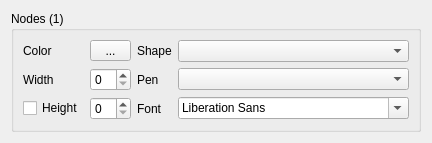
<?xml version="1.0" encoding="UTF-8"?>
<ui version="4.0">
 <class>CNodePropertiesUI</class>
 <widget class="QWidget" name="CNodePropertiesUI">
  <property name="geometry">
   <rect>
    <x>0</x>
    <y>0</y>
    <width>359</width>
    <height>123</height>
   </rect>
  </property>
  <property name="windowTitle">
   <string>Form</string>
  </property>
  <layout class="QVBoxLayout" name="verticalLayout">
   <item>
    <widget class="QGroupBox" name="NodesBox">
     <property name="title">
      <string>Nodes (1)</string>
     </property>
     <layout class="QGridLayout" name="gridLayout">
      <item row="1" column="2">
       <widget class="QLabel" name="label_4">
        <property name="text">
         <string>Pen</string>
        </property>
       </widget>
      </item>
      <item row="1" column="1">
       <widget class="QSpinBox" name="WidthSB">
        <property name="sizePolicy">
         <sizepolicy hsizetype="Minimum" vsizetype="Fixed">
          <horstretch>0</horstretch>
          <verstretch>0</verstretch>
         </sizepolicy>
        </property>
       </widget>
      </item>
      <item row="1" column="3">
       <widget class="QComboBox" name="PenCombo"/>
      </item>
      <item row="3" column="1">
       <widget class="QSpinBox" name="HeightSB">
        <property name="sizePolicy">
         <sizepolicy hsizetype="Minimum" vsizetype="Fixed">
          <horstretch>0</horstretch>
          <verstretch>0</verstretch>
         </sizepolicy>
        </property>
       </widget>
      </item>
      <item row="0" column="3">
       <widget class="QComboBox" name="ShapeCombo">
        <property name="sizePolicy">
         <sizepolicy hsizetype="Minimum" vsizetype="Fixed">
          <horstretch>0</horstretch>
          <verstretch>0</verstretch>
         </sizepolicy>
        </property>
       </widget>
      </item>
      <item row="0" column="0">
       <widget class="QLabel" name="label">
        <property name="text">
         <string>Color</string>
        </property>
       </widget>
      </item>
      <item row="3" column="0">
       <widget class="QCheckBox" name="HeightCB">
        <property name="text">
         <string>Height</string>
        </property>
       </widget>
      </item>
      <item row="0" column="1">
       <widget class="QToolButton" name="ColorButton">
        <property name="sizePolicy">
         <sizepolicy hsizetype="Minimum" vsizetype="Fixed">
          <horstretch>0</horstretch>
          <verstretch>0</verstretch>
         </sizepolicy>
        </property>
        <property name="text">
         <string>...</string>
        </property>
       </widget>
      </item>
      <item row="1" column="0">
       <widget class="QLabel" name="label_2">
        <property name="text">
         <string>Width</string>
        </property>
       </widget>
      </item>
      <item row="0" column="2">
       <widget class="QLabel" name="label_3">
        <property name="text">
         <string>Shape</string>
        </property>
       </widget>
      </item>
      <item row="3" column="3">
       <widget class="QFontComboBox" name="FontCombo"/>
      </item>
      <item row="3" column="2">
       <widget class="QLabel" name="label_5">
        <property name="text">
         <string>Font</string>
        </property>
       </widget>
      </item>
     </layout>
    </widget>
   </item>
  </layout>
 </widget>
 <tabstops>
  <tabstop>ColorButton</tabstop>
  <tabstop>WidthSB</tabstop>
  <tabstop>HeightCB</tabstop>
  <tabstop>HeightSB</tabstop>
  <tabstop>ShapeCombo</tabstop>
  <tabstop>PenCombo</tabstop>
  <tabstop>FontCombo</tabstop>
 </tabstops>
 <resources/>
 <connections/>
</ui>
